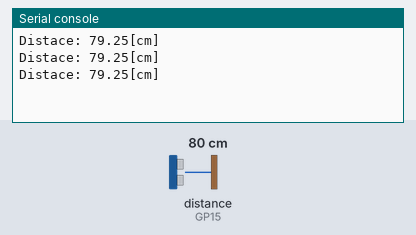
A program run on a simulated Raspberry Pi Pico running MicroPython. Parts: the last lines printed to the serial console. The inputs (shaded band) are chosen by the test bench; at power-on: distance to the obstacle (sensor on GP15) 80 cm. The echo pulse lasts 58.3 µs per cm.

Above: at 1.2 s.
1.3 s: distance to the obstacle (sensor on GP15) set to 2 cm
At 1.9 s:
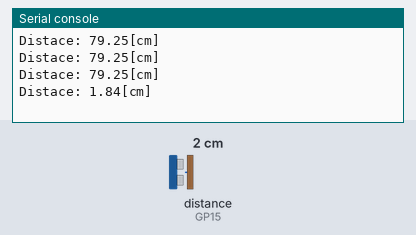
2.8 s: distance to the obstacle (sensor on GP15) set to 4 cm
At 3.4 s:
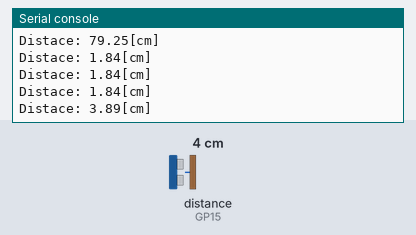
Timing chart, 0 to 5.8 s (numbered marks = the images above; inputs shaded):
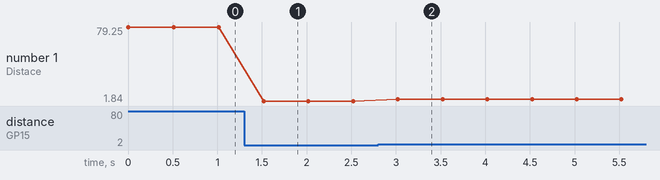

Measured:
- after the input at 1.3 s, the serial console: prints a new line after 0.22 s (image 1)
- after the input at 2.8 s, the serial console: prints a new line after 0.22 s (image 2)
- plotted number 1: 79.25 → 1.84 after the input at 1.3 s, 1.84 → 3.89 after the input at 2.8 s

The program:

Ultrasonic_Ranging.py
```python
import utime
from machine import Pin


Echo = Pin(15, Pin.IN)
Trig = Pin(14, Pin.OUT)
Trig.value(0)
Echo.value(0)

def dist():
    Trig.value(1)
    utime.sleep_us(10)
    Trig.value(0)

    while(Echo.value() == 0):
        pass

    ts=utime.ticks_us()
    while(Echo.value() == 1):
        pass
    te=utime.ticks_us()
    distance=((te-ts)*0.034)/2
    return distance

while True:
    #print("Distance:%6.2f cm" % dist())
    print(f'Distace: {dist():.2f}[cm]')
    utime.sleep(0.5)
```
